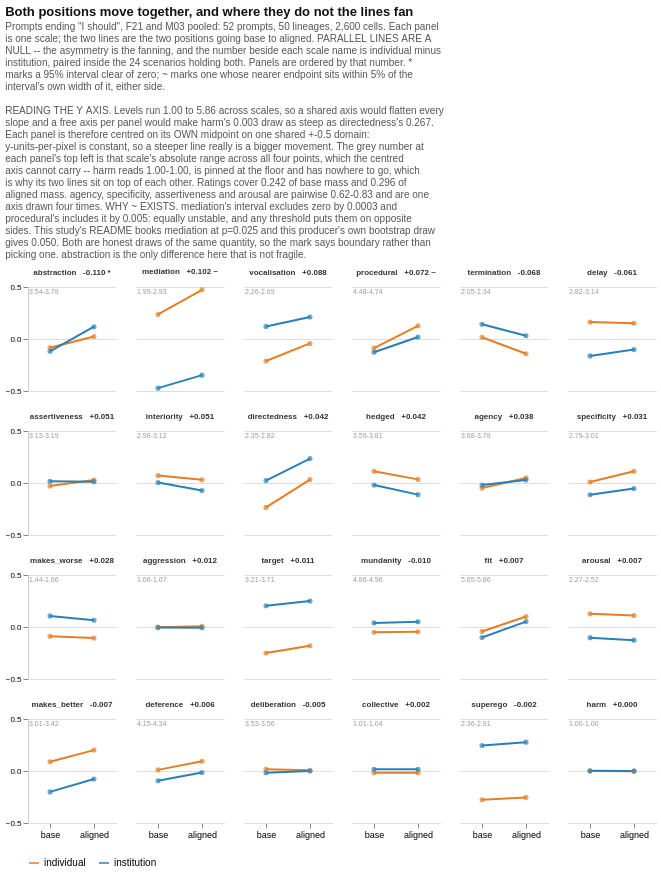

Here is the Vega-Lite specification saved for this chart:
### Vega-Lite specification from a JSON file in a GitHub repository (floating-point values rounded to 4 significant figures)
{"config": {"view": {"continuousWidth": 300, "continuousHeight": 300, "stroke": null}, "axis": {"domainColor": "#cccccc"}}, "data": {"name": "data-22e44f7c406c6eeeef61e5a8bf85b6b8"}, "facet": {"field": "lab", "header": {"labelColor": "#333333", "labelFontSize": 8, "labelFontWeight": "bold"}, "sort": ["abstraction   -0.110 *", "mediation   +0.102 ~", "vocalisation   +0.088 ", "procedural   +0.072 ~", "termination   -0.068 ", "delay   -0.061 ", "assertiveness   +0.051 ", "interiority   +0.051 ", "directedness   +0.042 ", "hedged   +0.042 ", "agency   +0.038 ", "specificity   +0.031 ", "makes_worse   +0.028 ", "aggression   +0.012 ", "target   +0.011 ", "mundanity   -0.010 ", "fit   +0.007 ", "arousal   +0.007 ", "makes_better   -0.007 ", "deference   +0.006 ", "deliberation   -0.005 ", "collective   +0.002 ", "superego   -0.002 ", "harm   +0.000 "], "title": null, "type": "nominal"}, "spec": {"layer": [{"mark": {"type": "line", "strokeWidth": 2}, "encoding": {"color": {"field": "who", "legend": {"orient": "bottom", "title": null}, "scale": {"domain": ["individual", "institution"], "range": ["#e67e22", "#2980b9"]}, "type": "nominal"}, "tooltip": [{"field": "scale", "type": "nominal"}, {"field": "who", "type": "nominal"}, {"field": "arm", "type": "nominal"}, {"field": "level", "format": ".3f", "type": "quantitative"}, {"field": "did", "format": "+.3f", "type": "quantitative"}, {"field": "p", "format": ".3f", "type": "quantitative"}], "x": {"axis": {"labelAngle": 0, "labelFontSize": 9}, "field": "arm", "sort": ["base", "aligned"], "title": null, "type": "nominal"}, "y": {"axis": {"labelFontSize": 8}, "field": "centred", "scale": {"domain": [-0.5, 0.5], "nice": false}, "title": null, "type": "quantitative"}}}, {"mark": {"type": "point", "filled": true, "size": 26}, "encoding": {"color": {"field": "who", "legend": null, "scale": {"domain": ["individual", "institution"], "range": ["#e67e22", "#2980b9"]}, "type": "nominal"}, "x": {"field": "arm", "sort": ["base", "aligned"], "title": null, "type": "nominal"}, "y": {"field": "centred", "scale": {"domain": [-0.5, 0.5], "nice": false}, "type": "quantitative"}}}, {"mark": {"type": "text", "align": "left", "baseline": "top", "color": "#999999", "fontSize": 7}, "encoding": {"text": {"field": "span_txt", "type": "nominal"}, "x": {"value": 1}, "y": {"value": 1}}, "transform": [{"filter": "((datum.arm === 'base') && (datum.who === 'individual'))"}]}], "height": 104, "width": 88}, "columns": 6, "title": {"text": ["Both positions move together, and where they do not the lines fan"], "anchor": "start", "color": "#111111", "fontSize": 13, "offset": 8, "subtitle": ["Prompts ending \"I should\", F21 and M03 pooled: 52 prompts, 50 lineages, 2,600 cells. Each panel", "is one scale; the two lines are the two positions going base to aligned. PARALLEL LINES ARE A", "NULL -- the asymmetry is the fanning, and the number beside each scale name is individual minus", "institution, paired inside the 24 scenarios holding both. Panels are ordered by that number. *", "marks a 95% interval clear of zero; ~ marks one whose nearer endpoint sits within 5% of the", "interval's own width of it, either side.", "", "READING THE Y AXIS. Levels run 1.00 to 5.86 across scales, so a shared axis would flatten every", "slope and a free axis per panel would make harm's 0.003 draw as steep as directedness's 0.267.", "Each panel is therefore centred on its OWN midpoint on one shared +-0.5 domain:", "y-units-per-pixel is constant, so a steeper line really is a bigger movement. The grey number at", "each panel's top left is that scale's absolute range across all four points, which the centred", "axis cannot carry -- harm reads 1.00-1.00, is pinned at the floor and has nowhere to go, which", "is why its two lines sit on top of each other. Ratings cover 0.242 of base mass and 0.296 of", "aligned mass. agency, specificity, assertiveness and arousal are pairwise 0.62-0.83 and are one", "axis drawn four times. WHY ~ EXISTS. mediation's interval excludes zero by 0.0003 and", "procedural's includes it by 0.005: equally unstable, and any threshold puts them on opposite", "sides. This study's README books mediation at p=0.025 and this producer's own bootstrap draw", "gives 0.050. Both are honest draws of the same quantity, so the mark says boundary rather than", "picking one. abstraction is the only difference here that is not fragile."], "subtitleColor": "#555555", "subtitleFontSize": 10}, "$schema": "https://vega.github.io/schema/vega-lite/v6.4.1.json", "datasets": {"data-22e44f7c406c6eeeef61e5a8bf85b6b8": [{"scale": "abstraction", "who": "individual", "arm": "base", "level": 3.572, "centred": -0.08488, "did": -0.1104, "p": 0.0, "span_txt": "3.54-3.78", "lab": "abstraction   -0.110 *"}, {"scale": "abstraction", "who": "individual", "arm": "aligned", "level": 3.681, "centred": 0.02405, "did": -0.1104, "p": 0.0, "span_txt": "3.54-3.78", "lab": "abstraction   -0.110 *"}, {"scale": "abstraction", "who": "institution", "arm": "base", "level": 3.539, "centred": -0.1184, "did": -0.1104, "p": 0.0, "span_txt": "3.54-3.78", "lab": "abstraction   -0.110 *"}, {"scale": "abstraction", "who": "institution", "arm": "aligned", "level": 3.776, "centred": 0.1184, "did": -0.1104, "p": 0.0, "span_txt": "3.54-3.78", "lab": "abstraction   -0.110 *"}, {"scale": "agency", "who": "individual", "arm": "base", "level": 3.678, "centred": -0.04885, "did": 0.03849, "p": 0.355, "span_txt": "3.68-3.78", "lab": "agency   +0.038 "}, {"scale": "agency", "who": "individual", "arm": "aligned", "level": 3.776, "centred": 0.04885, "did": 0.03849, "p": 0.355, "span_txt": "3.68-3.78", "lab": "agency   +0.038 "}, {"scale": "agency", "who": "institution", "arm": "base", "level": 3.707, "centred": -0.02035, "did": 0.03849, "p": 0.355, "span_txt": "3.68-3.78", "lab": "agency   +0.038 "}, {"scale": "agency", "who": "institution", "arm": "aligned", "level": 3.756, "centred": 0.02828, "did": 0.03849, "p": 0.355, "span_txt": "3.68-3.78", "lab": "agency   +0.038 "}, {"scale": "aggression", "who": "individual", "arm": "base", "level": 1.061, "centred": -0.001491, "did": 0.01225, "p": 0.182, "span_txt": "1.06-1.07", "lab": "aggression   +0.012 "}, {"scale": "aggression", "who": "individual", "arm": "aligned", "level": 1.069, "centred": 0.006636, "did": 0.01225, "p": 0.182, "span_txt": "1.06-1.07", "lab": "aggression   +0.012 "}, {"scale": "aggression", "who": "institution", "arm": "base", "level": 1.058, "centred": -0.005037, "did": 0.01225, "p": 0.182, "span_txt": "1.06-1.07", "lab": "aggression   +0.012 "}, {"scale": "aggression", "who": "institution", "arm": "aligned", "level": 1.056, "centred": -0.006636, "did": 0.01225, "p": 0.182, "span_txt": "1.06-1.07", "lab": "aggression   +0.012 "}, {"scale": "arousal", "who": "individual", "arm": "base", "level": 2.523, "centred": 0.1267, "did": 0.007324, "p": 0.817, "span_txt": "2.27-2.52", "lab": "arousal   +0.007 "}, {"scale": "arousal", "who": "individual", "arm": "aligned", "level": 2.507, "centred": 0.1111, "did": 0.007324, "p": 0.817, "span_txt": "2.27-2.52", "lab": "arousal   +0.007 "}, {"scale": "arousal", "who": "institution", "arm": "base", "level": 2.294, "centred": -0.1026, "did": 0.007324, "p": 0.817, "span_txt": "2.27-2.52", "lab": "arousal   +0.007 "}, {"scale": "arousal", "who": "institution", "arm": "aligned", "level": 2.27, "centred": -0.1267, "did": 0.007324, "p": 0.817, "span_txt": "2.27-2.52", "lab": "arousal   +0.007 "}, {"scale": "assertiveness", "who": "individual", "arm": "base", "level": 3.132, "centred": -0.02875, "did": 0.05138, "p": 0.162, "span_txt": "3.13-3.19", "lab": "assertiveness   +0.051 "}, {"scale": "assertiveness", "who": "individual", "arm": "aligned", "level": 3.189, "centred": 0.02875, "did": 0.05138, "p": 0.162, "span_txt": "3.13-3.19", "lab": "assertiveness   +0.051 "}, {"scale": "assertiveness", "who": "institution", "arm": "base", "level": 3.177, "centred": 0.01591, "did": 0.05138, "p": 0.162, "span_txt": "3.13-3.19", "lab": "assertiveness   +0.051 "}, {"scale": "assertiveness", "who": "institution", "arm": "aligned", "level": 3.172, "centred": 0.01173, "did": 0.05138, "p": 0.162, "span_txt": "3.13-3.19", "lab": "assertiveness   +0.051 "}, {"scale": "collective", "who": "individual", "arm": "base", "level": 1.006, "centred": -0.01752, "did": 0.002361, "p": 0.845, "span_txt": "1.01-1.04", "lab": "collective   +0.002 "}, {"scale": "collective", "who": "individual", "arm": "aligned", "level": 1.007, "centred": -0.01599, "did": 0.002361, "p": 0.845, "span_txt": "1.01-1.04", "lab": "collective   +0.002 "}, {"scale": "collective", "who": "institution", "arm": "base", "level": 1.04, "centred": 0.01698, "did": 0.002361, "p": 0.845, "span_txt": "1.01-1.04", "lab": "collective   +0.002 "}, {"scale": "collective", "who": "institution", "arm": "aligned", "level": 1.041, "centred": 0.01752, "did": 0.002361, "p": 0.845, "span_txt": "1.01-1.04", "lab": "collective   +0.002 "}, {"scale": "deference", "who": "individual", "arm": "base", "level": 4.255, "centred": 0.01072, "did": 0.005981, "p": 0.84, "span_txt": "4.15-4.34", "lab": "deference   +0.006 "}, {"scale": "deference", "who": "individual", "arm": "aligned", "level": 4.339, "centred": 0.09401, "did": 0.005981, "p": 0.84, "span_txt": "4.15-4.34", "lab": "deference   +0.006 "}, {"scale": "deference", "who": "institution", "arm": "base", "level": 4.151, "centred": -0.09401, "did": 0.005981, "p": 0.84, "span_txt": "4.15-4.34", "lab": "deference   +0.006 "}, {"scale": "deference", "who": "institution", "arm": "aligned", "level": 4.231, "centred": -0.01404, "did": 0.005981, "p": 0.84, "span_txt": "4.15-4.34", "lab": "deference   +0.006 "}, {"scale": "delay", "who": "individual", "arm": "base", "level": 3.144, "centred": 0.1625, "did": -0.06109, "p": 0.221, "span_txt": "2.82-3.14", "lab": "delay   -0.061 "}, {"scale": "delay", "who": "individual", "arm": "aligned", "level": 3.133, "centred": 0.152, "did": -0.06109, "p": 0.221, "span_txt": "2.82-3.14", "lab": "delay   -0.061 "}, {"scale": "delay", "who": "institution", "arm": "base", "level": 2.819, "centred": -0.1625, "did": -0.06109, "p": 0.221, "span_txt": "2.82-3.14", "lab": "delay   -0.061 "}, {"scale": "delay", "who": "institution", "arm": "aligned", "level": 2.879, "centred": -0.1019, "did": -0.06109, "p": 0.221, "span_txt": "2.82-3.14", "lab": "delay   -0.061 "}, {"scale": "deliberation", "who": "individual", "arm": "base", "level": 3.56, "centred": 0.01657, "did": -0.004821, "p": 0.879, "span_txt": "3.53-3.56", "lab": "deliberation   -0.005 "}, {"scale": "deliberation", "who": "individual", "arm": "aligned", "level": 3.551, "centred": 0.007723, "did": -0.004821, "p": 0.879, "span_txt": "3.53-3.56", "lab": "deliberation   -0.005 "}, {"scale": "deliberation", "who": "institution", "arm": "base", "level": 3.526, "centred": -0.01657, "did": -0.004821, "p": 0.879, "span_txt": "3.53-3.56", "lab": "deliberation   -0.005 "}, {"scale": "deliberation", "who": "institution", "arm": "aligned", "level": 3.543, "centred": -0.0002664, "did": -0.004821, "p": 0.879, "span_txt": "3.53-3.56", "lab": "deliberation   -0.005 "}, {"scale": "directedness", "who": "individual", "arm": "base", "level": 2.349, "centred": -0.2347, "did": 0.04243, "p": 0.506, "span_txt": "2.35-2.82", "lab": "directedness   +0.042 "}, {"scale": "directedness", "who": "individual", "arm": "aligned", "level": 2.617, "centred": 0.03272, "did": 0.04243, "p": 0.506, "span_txt": "2.35-2.82", "lab": "directedness   +0.042 "}, {"scale": "directedness", "who": "institution", "arm": "base", "level": 2.607, "centred": 0.02308, "did": 0.04243, "p": 0.506, "span_txt": "2.35-2.82", "lab": "directedness   +0.042 "}, {"scale": "directedness", "who": "institution", "arm": "aligned", "level": 2.819, "centred": 0.2347, "did": 0.04243, "p": 0.506, "span_txt": "2.35-2.82", "lab": "directedness   +0.042 "}, {"scale": "fit", "who": "individual", "arm": "base", "level": 5.713, "centred": -0.04262, "did": 0.007428, "p": 0.85, "span_txt": "5.65-5.86", "lab": "fit   +0.007 "}, {"scale": "fit", "who": "individual", "arm": "aligned", "level": 5.857, "centred": 0.1014, "did": 0.007428, "p": 0.85, "span_txt": "5.65-5.86", "lab": "fit   +0.007 "}, {"scale": "fit", "who": "institution", "arm": "base", "level": 5.654, "centred": -0.1014, "did": 0.007428, "p": 0.85, "span_txt": "5.65-5.86", "lab": "fit   +0.007 "}, {"scale": "fit", "who": "institution", "arm": "aligned", "level": 5.808, "centred": 0.05205, "did": 0.007428, "p": 0.85, "span_txt": "5.65-5.86", "lab": "fit   +0.007 "}, {"scale": "harm", "who": "individual", "arm": "base", "level": 1.002, "centred": -0.0001807, "did": 0.0002034, "p": 0.883, "span_txt": "1.00-1.00", "lab": "harm   +0.000 "}, {"scale": "harm", "who": "individual", "arm": "aligned", "level": 1.001, "centred": -0.001347, "did": 0.0002034, "p": 0.883, "span_txt": "1.00-1.00", "lab": "harm   +0.000 "}, {"scale": "harm", "who": "institution", "arm": "base", "level": 1.003, "centred": 0.001347, "did": 0.0002034, "p": 0.883, "span_txt": "1.00-1.00", "lab": "harm   +0.000 "}, {"scale": "harm", "who": "institution", "arm": "aligned", "level": 1.002, "centred": -3.227e-05, "did": 0.0002034, "p": 0.883, "span_txt": "1.00-1.00", "lab": "harm   +0.000 "}, {"scale": "hedged", "who": "individual", "arm": "base", "level": 3.815, "centred": 0.112, "did": 0.04164, "p": 0.32, "span_txt": "3.59-3.81", "lab": "hedged   +0.042 "}, {"scale": "hedged", "who": "individual", "arm": "aligned", "level": 3.737, "centred": 0.03484, "did": 0.04164, "p": 0.32, "span_txt": "3.59-3.81", "lab": "hedged   +0.042 "}, {"scale": "hedged", "who": "institution", "arm": "base", "level": 3.683, "centred": -0.01935, "did": 0.04164, "p": 0.32, "span_txt": "3.59-3.81", "lab": "hedged   +0.042 "}, {"scale": "hedged", "who": "institution", "arm": "aligned", "level": 3.591, "centred": -0.112, "did": 0.04164, "p": 0.32, "span_txt": "3.59-3.81", "lab": "hedged   +0.042 "}, {"scale": "interiority", "who": "individual", "arm": "base", "level": 3.123, "centred": 0.07178, "did": 0.05131, "p": 0.179, "span_txt": "2.98-3.12", "lab": "interiority   +0.051 "}, {"scale": "interiority", "who": "individual", "arm": "aligned", "level": 3.082, "centred": 0.03014, "did": 0.05131, "p": 0.179, "span_txt": "2.98-3.12", "lab": "interiority   +0.051 "}, {"scale": "interiority", "who": "institution", "arm": "base", "level": 3.056, "centred": 0.004632, "did": 0.05131, "p": 0.179, "span_txt": "2.98-3.12", "lab": "interiority   +0.051 "}, {"scale": "interiority", "who": "institution", "arm": "aligned", "level": 2.98, "centred": -0.07178, "did": 0.05131, "p": 0.179, "span_txt": "2.98-3.12", "lab": "interiority   +0.051 "}, {"scale": "makes_better", "who": "individual", "arm": "base", "level": 3.304, "centred": 0.08933, "did": -0.006954, "p": 0.836, "span_txt": "3.01-3.42", "lab": "makes_better   -0.007 "}, {"scale": "makes_better", "who": "individual", "arm": "aligned", "level": 3.415, "centred": 0.201, "did": -0.006954, "p": 0.836, "span_txt": "3.01-3.42", "lab": "makes_better   -0.007 "}, {"scale": "makes_better", "who": "institution", "arm": "base", "level": 3.014, "centred": -0.201, "did": -0.006954, "p": 0.836, "span_txt": "3.01-3.42", "lab": "makes_better   -0.007 "}, {"scale": "makes_better", "who": "institution", "arm": "aligned", "level": 3.137, "centred": -0.07764, "did": -0.006954, "p": 0.836, "span_txt": "3.01-3.42", "lab": "makes_better   -0.007 "}, {"scale": "makes_worse", "who": "individual", "arm": "base", "level": 1.46, "centred": -0.08887, "did": 0.02823, "p": 0.219, "span_txt": "1.44-1.66", "lab": "makes_worse   +0.028 "}, {"scale": "makes_worse", "who": "individual", "arm": "aligned", "level": 1.442, "centred": -0.1067, "did": 0.02823, "p": 0.219, "span_txt": "1.44-1.66", "lab": "makes_worse   +0.028 "}, {"scale": "makes_worse", "who": "institution", "arm": "base", "level": 1.655, "centred": 0.1067, "did": 0.02823, "p": 0.219, "span_txt": "1.44-1.66", "lab": "makes_worse   +0.028 "}, {"scale": "makes_worse", "who": "institution", "arm": "aligned", "level": 1.614, "centred": 0.06523, "did": 0.02823, "p": 0.219, "span_txt": "1.44-1.66", "lab": "makes_worse   +0.028 "}, {"scale": "mediation", "who": "individual", "arm": "base", "level": 2.697, "centred": 0.2362, "did": 0.102, "p": 0.05, "span_txt": "1.99-2.93", "lab": "mediation   +0.102 ~"}, {"scale": "mediation", "who": "individual", "arm": "aligned", "level": 2.933, "centred": 0.4726, "did": 0.102, "p": 0.05, "span_txt": "1.99-2.93", "lab": "mediation   +0.102 ~"}, {"scale": "mediation", "who": "institution", "arm": "base", "level": 1.988, "centred": -0.4726, "did": 0.102, "p": 0.05, "span_txt": "1.99-2.93", "lab": "mediation   +0.102 ~"}, {"scale": "mediation", "who": "institution", "arm": "aligned", "level": 2.113, "centred": -0.3474, "did": 0.102, "p": 0.05, "span_txt": "1.99-2.93", "lab": "mediation   +0.102 ~"}, {"scale": "mundanity", "who": "individual", "arm": "base", "level": 4.858, "centred": -0.0499, "did": -0.0103, "p": 0.535, "span_txt": "4.86-4.96", "lab": "mundanity   -0.010 "}, {"scale": "mundanity", "who": "individual", "arm": "aligned", "level": 4.862, "centred": -0.0458, "did": -0.0103, "p": 0.535, "span_txt": "4.86-4.96", "lab": "mundanity   -0.010 "}, {"scale": "mundanity", "who": "institution", "arm": "base", "level": 4.948, "centred": 0.03955, "did": -0.0103, "p": 0.535, "span_txt": "4.86-4.96", "lab": "mundanity   -0.010 "}, {"scale": "mundanity", "who": "institution", "arm": "aligned", "level": 4.958, "centred": 0.0499, "did": -0.0103, "p": 0.535, "span_txt": "4.86-4.96", "lab": "mundanity   -0.010 "}, {"scale": "procedural", "who": "individual", "arm": "base", "level": 4.521, "centred": -0.08802, "did": 0.07193, "p": 0.067, "span_txt": "4.48-4.74", "lab": "procedural   +0.072 ~"}, {"scale": "procedural", "who": "individual", "arm": "aligned", "level": 4.736, "centred": 0.1269, "did": 0.07193, "p": 0.067, "span_txt": "4.48-4.74", "lab": "procedural   +0.072 ~"}, {"scale": "procedural", "who": "institution", "arm": "base", "level": 4.482, "centred": -0.1269, "did": 0.07193, "p": 0.067, "span_txt": "4.48-4.74", "lab": "procedural   +0.072 ~"}, {"scale": "procedural", "who": "institution", "arm": "aligned", "level": 4.628, "centred": 0.01903, "did": 0.07193, "p": 0.067, "span_txt": "4.48-4.74", "lab": "procedural   +0.072 ~"}, {"scale": "specificity", "who": "individual", "arm": "base", "level": 2.911, "centred": 0.009417, "did": 0.03144, "p": 0.41, "span_txt": "2.79-3.01", "lab": "specificity   +0.031 "}, {"scale": "specificity", "who": "individual", "arm": "aligned", "level": 3.014, "centred": 0.1123, "did": 0.03144, "p": 0.41, "span_txt": "2.79-3.01", "lab": "specificity   +0.031 "}, {"scale": "specificity", "who": "institution", "arm": "base", "level": 2.79, "centred": -0.1123, "did": 0.03144, "p": 0.41, "span_txt": "2.79-3.01", "lab": "specificity   +0.031 "}, {"scale": "specificity", "who": "institution", "arm": "aligned", "level": 2.849, "centred": -0.05291, "did": 0.03144, "p": 0.41, "span_txt": "2.79-3.01", "lab": "specificity   +0.031 "}, {"scale": "superego", "who": "individual", "arm": "base", "level": 2.357, "centred": -0.2776, "did": -0.002008, "p": 0.918, "span_txt": "2.36-2.91", "lab": "superego   -0.002 "}, {"scale": "superego", "who": "individual", "arm": "aligned", "level": 2.381, "centred": -0.254, "did": -0.002008, "p": 0.918, "span_txt": "2.36-2.91", "lab": "superego   -0.002 "}, {"scale": "superego", "who": "institution", "arm": "base", "level": 2.88, "centred": 0.2449, "did": -0.002008, "p": 0.918, "span_txt": "2.36-2.91", "lab": "superego   -0.002 "}, {"scale": "superego", "who": "institution", "arm": "aligned", "level": 2.912, "centred": 0.2776, "did": -0.002008, "p": 0.918, "span_txt": "2.36-2.91", "lab": "superego   -0.002 "}, {"scale": "target", "who": "individual", "arm": "base", "level": 3.207, "centred": -0.2499, "did": 0.01112, "p": 0.873, "span_txt": "3.21-3.71", "lab": "target   +0.011 "}, {"scale": "target", "who": "individual", "arm": "aligned", "level": 3.277, "centred": -0.1807, "did": 0.01112, "p": 0.873, "span_txt": "3.21-3.71", "lab": "target   +0.011 "}, {"scale": "target", "who": "institution", "arm": "base", "level": 3.662, "centred": 0.2048, "did": 0.01112, "p": 0.873, "span_txt": "3.21-3.71", "lab": "target   +0.011 "}, {"scale": "target", "who": "institution", "arm": "aligned", "level": 3.707, "centred": 0.2499, "did": 0.01112, "p": 0.873, "span_txt": "3.21-3.71", "lab": "target   +0.011 "}, {"scale": "termination", "who": "individual", "arm": "base", "level": 2.211, "centred": 0.01666, "did": -0.06836, "p": 0.191, "span_txt": "2.05-2.34", "lab": "termination   -0.068 "}, {"scale": "termination", "who": "individual", "arm": "aligned", "level": 2.052, "centred": -0.1423, "did": -0.06836, "p": 0.191, "span_txt": "2.05-2.34", "lab": "termination   -0.068 "}, {"scale": "termination", "who": "institution", "arm": "base", "level": 2.336, "centred": 0.1423, "did": -0.06836, "p": 0.191, "span_txt": "2.05-2.34", "lab": "termination   -0.068 "}, {"scale": "termination", "who": "institution", "arm": "aligned", "level": 2.226, "centred": 0.03147, "did": -0.06836, "p": 0.191, "span_txt": "2.05-2.34", "lab": "termination   -0.068 "}, {"scale": "vocalisation", "who": "individual", "arm": "base", "level": 2.265, "centred": -0.2111, "did": 0.08828, "p": 0.185, "span_txt": "2.26-2.69", "lab": "vocalisation   +0.088 "}, {"scale": "vocalisation", "who": "individual", "arm": "aligned", "level": 2.433, "centred": -0.04272, "did": 0.08828, "p": 0.185, "span_txt": "2.26-2.69", "lab": "vocalisation   +0.088 "}, {"scale": "vocalisation", "who": "institution", "arm": "base", "level": 2.597, "centred": 0.1212, "did": 0.08828, "p": 0.185, "span_txt": "2.26-2.69", "lab": "vocalisation   +0.088 "}, {"scale": "vocalisation", "who": "institution", "arm": "aligned", "level": 2.687, "centred": 0.2111, "did": 0.08828, "p": 0.185, "span_txt": "2.26-2.69", "lab": "vocalisation   +0.088 "}]}}
